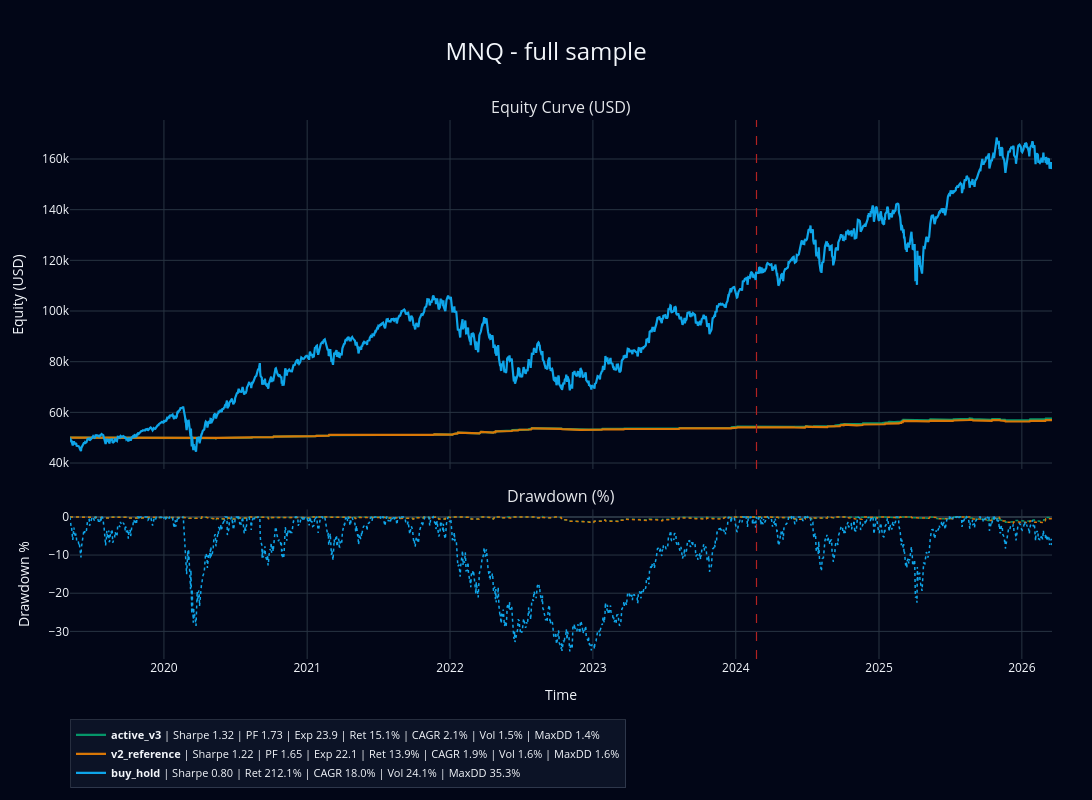
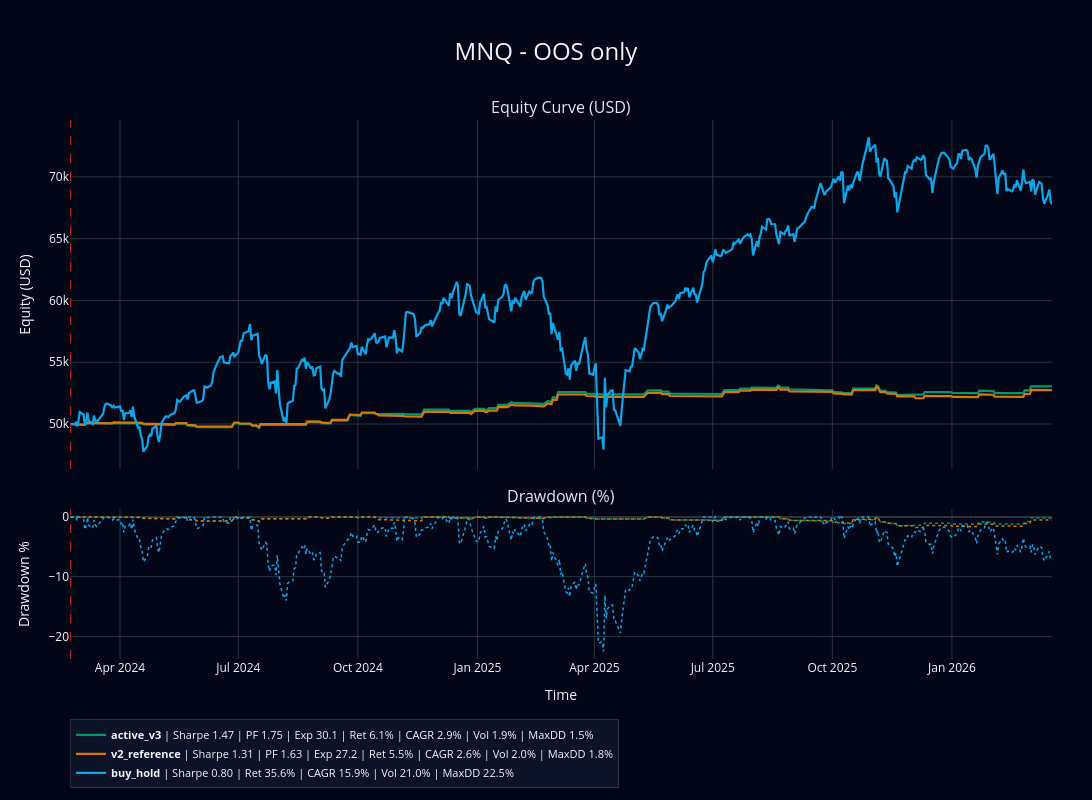

The code cell stored with these charts, in order, in its notebook:
### Markdown cell above
## 4. Courbes, drawdown et benchmark

Lecture attendue:

- la courbe active doit rester lisible vs reference V2,
- l OOS only sert a verifier que le signal ne tient pas seulement par l IS,
- le benchmark buy & hold sert de repere de marche, pas de baseline metier.

### Code cell
import plotly.graph_objects as go
from plotly.subplots import make_subplots

def build_curve_figure_plotly(title: str, traces: list[dict]):
    fig = make_subplots(
        rows=2, cols=1, shared_xaxes=True, vertical_spacing=0.075,
        row_heights=[0.70, 0.30],
        subplot_titles=("Equity Curve (USD)", "Drawdown (%)")
    )

    for trace in traces:
        # Equity curve
        fig.add_trace(
            go.Scatter(
                x=trace["curve"]["timestamp"],
                y=trace["curve"]["equity"],
                mode="lines",
                name=curve_stats_line(trace["name"], trace["curve"], trace["metrics_row"]),
                line=dict(width=2.2, color=trace["color"]),
            ), row=1, col=1
        )
        # Drawdown curve
        fig.add_trace(
            go.Scatter(
                x=trace["curve"]["timestamp"],
                y=trace["curve"]["drawdown_pct"],
                mode="lines",
                name=f"DD {trace['name']}",
                showlegend=False,
                line=dict(width=1.5, color=trace["color"], dash="dot"),
            ), row=2, col=1
        )

    if vline_x is not None:
        fig.add_vline(x=vline_x, line_dash="dash", line_color="firebrick", line_width=1.2, row=1, col=1)
        fig.add_vline(x=vline_x, line_dash="dash", line_color="firebrick", line_width=1.2, row=2, col=1)

    fig.update_layout(
        template="plotly_dark",
        width=1400, height=800,
        title=dict(text=title, x=0.5, xanchor="center", font=dict(size=24)),
        legend=dict(orientation="h", yanchor="bottom", y=-0.24, xanchor="left", x=0.0, font=dict(size=11), bgcolor="rgba(15,23,42,0.82)", bordercolor="rgba(148,163,184,0.25)", borderwidth=1),
        margin=dict(l=70, r=40, t=120, b=80),
        paper_bgcolor="#020617",
        plot_bgcolor="#020617",
    )
    fig.update_annotations(font=dict(size=16, color="#e5e7eb"))
    fig.update_yaxes(title_text="Equity (USD)", row=1, col=1)
    fig.update_yaxes(title_text="Drawdown %", row=2, col=1)
    fig.update_xaxes(title_text="Time", row=2, col=1)
    fig.show()

build_curve_figure_plotly(f"{SYMBOL} - full sample", full_traces)
build_curve_figure_plotly(f"{SYMBOL} - OOS only", oos_traces)

display(Markdown(build_scope_readout_markdown(
    full_curve=active_bundle["curve_full"],
    oos_curve=active_bundle["curve_oos"],
    initial_capital=INITIAL_CAPITAL_USD,
    full_label="Active full-sample curve",
    oos_label="Active OOS-only curve",
) ))

### Figure 1 — Plotly figure (JSON) as saved in the notebook; plotly's stock layout.template omitted (floating-point values rounded to 4 significant figures; data arrays with more than 128 entries replaced by an {"elided": "..."} marker saying what was removed)
{"data": [{"line": {"color": "#059669", "width": 2.2}, "mode": "lines", "name": "<b>active_v3</b> | Sharpe 1.32 | PF 1.73 | Exp 23.9 | Ret 15.1% | CAGR 2.1% | Vol 1.5% | MaxDD 1.4%", "type": "scatter", "x": {"elided": "1747 str values"}, "xaxis": "x", "y": {"elided": "1747 float values"}, "yaxis": "y"}, {"line": {"color": "#059669", "dash": "dot", "width": 1.5}, "mode": "lines", "name": "DD active_v3", "showlegend": false, "type": "scatter", "x": {"elided": "1747 str values"}, "xaxis": "x2", "y": {"elided": "1747 float values"}, "yaxis": "y2"}, {"line": {"color": "#d97706", "width": 2.2}, "mode": "lines", "name": "<b>v2_reference</b> | Sharpe 1.22 | PF 1.65 | Exp 22.1 | Ret 13.9% | CAGR 1.9% | Vol 1.6% | MaxDD 1.6%", "type": "scatter", "x": {"elided": "1747 str values"}, "xaxis": "x", "y": {"elided": "1747 float values"}, "yaxis": "y"}, {"line": {"color": "#d97706", "dash": "dot", "width": 1.5}, "mode": "lines", "name": "DD v2_reference", "showlegend": false, "type": "scatter", "x": {"elided": "1747 str values"}, "xaxis": "x2", "y": {"elided": "1747 float values"}, "yaxis": "y2"}, {"line": {"color": "#0ea5e9", "width": 2.2}, "mode": "lines", "name": "<b>buy_hold</b> | Sharpe 0.80 | Ret 212.1% | CAGR 18.0% | Vol 24.1% | MaxDD 35.3%", "type": "scatter", "x": {"elided": "1747 str values"}, "xaxis": "x", "y": {"elided": "1747 float values"}, "yaxis": "y"}, {"line": {"color": "#0ea5e9", "dash": "dot", "width": 1.5}, "mode": "lines", "name": "DD buy_hold", "showlegend": false, "type": "scatter", "x": {"elided": "1747 str values"}, "xaxis": "x2", "y": {"elided": "1747 float values"}, "yaxis": "y2"}], "layout": {"annotations": [{"font": {"color": "#e5e7eb", "size": 16}, "showarrow": false, "text": "Equity Curve (USD)", "x": 0.5, "xanchor": "center", "xref": "paper", "y": 1, "yanchor": "bottom", "yref": "paper"}, {"font": {"color": "#e5e7eb", "size": 16}, "showarrow": false, "text": "Drawdown (%)", "x": 0.5, "xanchor": "center", "xref": "paper", "y": 0.2775, "yanchor": "bottom", "yref": "paper"}], "height": 800, "legend": {"bgcolor": "rgba(15,23,42,0.82)", "bordercolor": "rgba(148,163,184,0.25)", "borderwidth": 1, "font": {"size": 11}, "orientation": "h", "x": 0, "xanchor": "left", "y": -0.24, "yanchor": "bottom"}, "margin": {"b": 80, "l": 70, "r": 40, "t": 120}, "paper_bgcolor": "#020617", "plot_bgcolor": "#020617", "shapes": [{"line": {"color": "firebrick", "dash": "dash", "width": 1.2}, "type": "line", "x0": "2024-02-23T00:00:00", "x1": "2024-02-23T00:00:00", "xref": "x", "y0": 0, "y1": 1, "yref": "y domain"}, {"line": {"color": "firebrick", "dash": "dash", "width": 1.2}, "type": "line", "x0": "2024-02-23T00:00:00", "x1": "2024-02-23T00:00:00", "xref": "x2", "y0": 0, "y1": 1, "yref": "y2 domain"}], "title": {"font": {"size": 24}, "text": "MNQ - full sample", "x": 0.5, "xanchor": "center"}, "width": 1400, "xaxis": {"anchor": "y", "domain": [0, 1], "matches": "x2", "showticklabels": false}, "xaxis2": {"anchor": "y2", "domain": [0, 1], "title": {"text": "Time"}}, "yaxis": {"anchor": "x", "domain": [0.3525, 1], "title": {"text": "Equity (USD)"}}, "yaxis2": {"anchor": "x2", "domain": [0, 0.2775], "title": {"text": "Drawdown %"}}}}

### Figure 2 — Plotly figure (JSON) as saved in the notebook; plotly's stock layout.template omitted (floating-point values rounded to 4 significant figures; data arrays with more than 128 entries replaced by an {"elided": "..."} marker saying what was removed)
{"data": [{"line": {"color": "#059669", "width": 2.2}, "mode": "lines", "name": "<b>active_v3</b> | Sharpe 1.47 | PF 1.75 | Exp 30.1 | Ret 6.1% | CAGR 2.9% | Vol 1.9% | MaxDD 1.5%", "type": "scatter", "x": {"elided": "525 str values"}, "xaxis": "x", "y": {"elided": "525 float values"}, "yaxis": "y"}, {"line": {"color": "#059669", "dash": "dot", "width": 1.5}, "mode": "lines", "name": "DD active_v3", "showlegend": false, "type": "scatter", "x": {"elided": "525 str values"}, "xaxis": "x2", "y": {"elided": "525 float values"}, "yaxis": "y2"}, {"line": {"color": "#d97706", "width": 2.2}, "mode": "lines", "name": "<b>v2_reference</b> | Sharpe 1.31 | PF 1.63 | Exp 27.2 | Ret 5.5% | CAGR 2.6% | Vol 2.0% | MaxDD 1.8%", "type": "scatter", "x": {"elided": "525 str values"}, "xaxis": "x", "y": {"elided": "525 float values"}, "yaxis": "y"}, {"line": {"color": "#d97706", "dash": "dot", "width": 1.5}, "mode": "lines", "name": "DD v2_reference", "showlegend": false, "type": "scatter", "x": {"elided": "525 str values"}, "xaxis": "x2", "y": {"elided": "525 float values"}, "yaxis": "y2"}, {"line": {"color": "#0ea5e9", "width": 2.2}, "mode": "lines", "name": "<b>buy_hold</b> | Sharpe 0.80 | Ret 35.6% | CAGR 15.9% | Vol 21.0% | MaxDD 22.5%", "type": "scatter", "x": {"elided": "525 str values"}, "xaxis": "x", "y": {"elided": "525 float values"}, "yaxis": "y"}, {"line": {"color": "#0ea5e9", "dash": "dot", "width": 1.5}, "mode": "lines", "name": "DD buy_hold", "showlegend": false, "type": "scatter", "x": {"elided": "525 str values"}, "xaxis": "x2", "y": {"elided": "525 float values"}, "yaxis": "y2"}], "layout": {"annotations": [{"font": {"color": "#e5e7eb", "size": 16}, "showarrow": false, "text": "Equity Curve (USD)", "x": 0.5, "xanchor": "center", "xref": "paper", "y": 1, "yanchor": "bottom", "yref": "paper"}, {"font": {"color": "#e5e7eb", "size": 16}, "showarrow": false, "text": "Drawdown (%)", "x": 0.5, "xanchor": "center", "xref": "paper", "y": 0.2775, "yanchor": "bottom", "yref": "paper"}], "height": 800, "legend": {"bgcolor": "rgba(15,23,42,0.82)", "bordercolor": "rgba(148,163,184,0.25)", "borderwidth": 1, "font": {"size": 11}, "orientation": "h", "x": 0, "xanchor": "left", "y": -0.24, "yanchor": "bottom"}, "margin": {"b": 80, "l": 70, "r": 40, "t": 120}, "paper_bgcolor": "#020617", "plot_bgcolor": "#020617", "shapes": [{"line": {"color": "firebrick", "dash": "dash", "width": 1.2}, "type": "line", "x0": "2024-02-23T00:00:00", "x1": "2024-02-23T00:00:00", "xref": "x", "y0": 0, "y1": 1, "yref": "y domain"}, {"line": {"color": "firebrick", "dash": "dash", "width": 1.2}, "type": "line", "x0": "2024-02-23T00:00:00", "x1": "2024-02-23T00:00:00", "xref": "x2", "y0": 0, "y1": 1, "yref": "y2 domain"}], "title": {"font": {"size": 24}, "text": "MNQ - OOS only", "x": 0.5, "xanchor": "center"}, "width": 1400, "xaxis": {"anchor": "y", "domain": [0, 1], "matches": "x2", "showticklabels": false}, "xaxis2": {"anchor": "y2", "domain": [0, 1], "title": {"text": "Time"}}, "yaxis": {"anchor": "x", "domain": [0.3525, 1], "title": {"text": "Equity (USD)"}}, "yaxis2": {"anchor": "x2", "domain": [0, 0.2775], "title": {"text": "Drawdown %"}}}}
